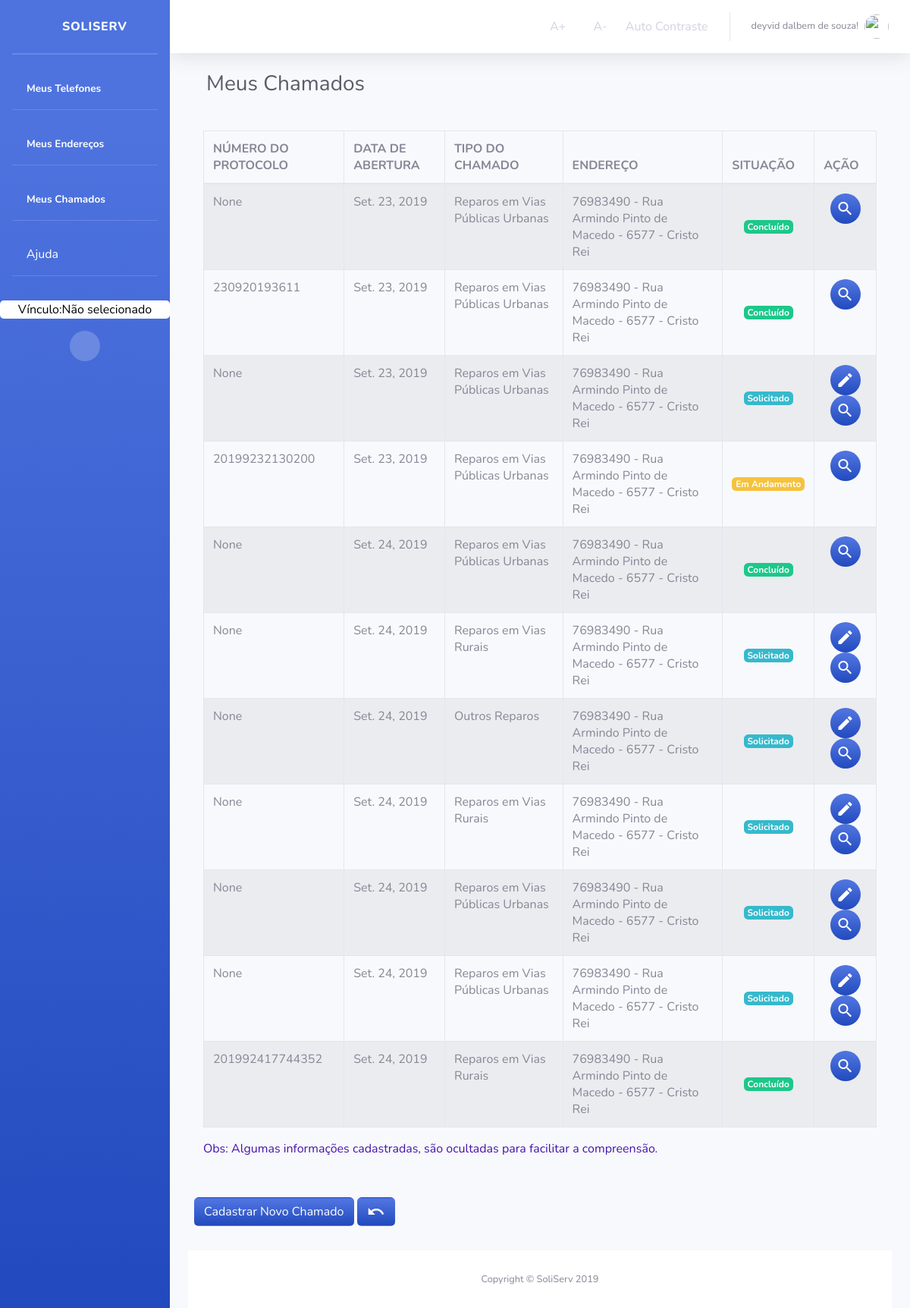
/Chamados/listarChamado/1 (signed in), run on the app's committed database.
### Chamados/models.py (models this page shows, shortened)
class Chamado(models.Model):
    dataAbertura = models.DateField('ABERTO EM',auto_now_add=True)
    dataConclusao = models.DateField('CONCLUÍDO EM',auto_now=True)
    numeroProtocolo = models.CharField('NÚMERO DE PROTOCOLO', max_length=45, null=True, blank=True)
    observacao = models.CharField('OBSERVAÇÃO',max_length=100)
    observacaoOrgao = models.CharField('RETORNO DO ÓRGÃO', max_length=100, null=True, blank=True)
    idStatus = models.ForeignKey(
        Status, on_delete=models.CASCADE, verbose_name="STATUS")
    idOrgao = models.ForeignKey(
        Orgao, on_delete=models.CASCADE, verbose_name="ORGÃO")
    idTipoChamado = models.ForeignKey(
        TipoChamado, on_delete=models.CASCADE, verbose_name="TIPO DE CHAMADO")
    idUsuario = models.ForeignKey(
        User, on_delete=models.CASCADE, verbose_name="USUÁRIO")
    idEndereco = models.ForeignKey(
        Endereco, on_delete=models.CASCADE, verbose_name="ENDEREÇO DO CHAMADO")
    class Meta:
        verbose_name = "Chamado"
        verbose_name_plural = "Chamados"

class TipoChamado(models.Model):
    descricaoTipoChamado = models.CharField('TIPO CHAMADO', max_length=45)
    idOrgao = models.ForeignKey(
        Orgao, on_delete=models.CASCADE, verbose_name="ORGÃO")
    class Meta:
        verbose_name = "TipoChamados"
        verbose_name_plural = "TipoChamados"

class Status(models.Model):
    descricao = models.CharField('DESCRIÇÃO', max_length=45)
    class Meta:
        verbose_name = "Status"
        verbose_name_plural = "Status"

### Usuario/models.py (models this page shows)
class Endereco(models.Model):
    cep = models.IntegerField('CEP')
    logradouro = models.CharField('LOGRADOURO', max_length=45)
    enderecoNumero = models.CharField('NÚMERO', max_length=11)
    complemento = models.CharField('COMPLEMENTO', max_length=45)
    bairro = models.CharField('BAIRRO', max_length=45)
    observacao = models.CharField('OBSERVAÇÃO', max_length=45)
    municipio = models.CharField('MUNICIPIO', max_length=45)
    estado = models.CharField('ESTADO', max_length=2)
    idPessoa = models.ForeignKey(
        User, on_delete=models.CASCADE, verbose_name="PESSOA")
    def __str__(self):
        return (str (self.cep))+" - " + self.logradouro +" - "+ self.enderecoNumero + " - " + self.bairro
    class Meta:
        verbose_name = "Endereco"
        verbose_name_plural = "Endereco"

### Chamados/views.py (the view)
# urls.py: path('listarChamado/<int:pk>', views.ListChamados.as_view(), name='lista_chamado'),
class ListChamados(ListView):
    template_name = "Chamados/Chamados/listarChamado.html"
    context_object_name = 'chamados_list'
    paginate_by = 10000
    def get_queryset(self):
        self.id = get_object_or_404(Chamado, id=self.kwargs['pk'])
        return Chamado.objects.filter(idUsuario=self.request.user.id)
    def get_context_data(self, **kwargs):
        context = super().get_context_data(**kwargs)
        context['id'] = self.id
        return context

### Chamados/templates/Chamados/Chamados/listarChamado.html (shortened to what this page needs)
{% extends "sistemaDeGestaoDeServicosPublicos/index1.html" %}
{% block titulo %}
Meus Chamados
{% endblock titulo %}
{% block centro %}
{% if user.is_authenticated %}
<form>
    <div>
        <div>
            <div class="card-body">
                {% if chamados_list %}
                <div class="table-responsive">
                    <table class="table table-bordered table-striped" id="dataTable" width="100%" cellspacing="0">
                        <thead>
                            <tr>
                                <th>NÚMERO DO PROTOCOLO</th>
                                <th>DATA DE ABERTURA</th>
                                <th>TIPO DO CHAMADO</th>
                                <th>ENDEREÇO</th>
                                <th>SITUAÇÃO</th>
                                <th>AÇÃO</th>
                            </tr>
                        </thead>
                        <tbody>
                            {% for chamado in chamados_list %}
                            <tr>
                                <td>{{chamado.numeroProtocolo}}</td>
                                <td>{{chamado.dataAbertura}}</td>
                                <td>{{chamado.idTipoChamado.descricaoTipoChamado}}</td>
                                <td>{{chamado.idEndereco}}</td>
                                {% if chamado.idStatus.pk == 1  %}
                                <td class="text-center align-middle"><small class="badge badge-info">{{chamado.idStatus.descricao}}</small></td>
                                {% elif chamado.idStatus.pk == 3  %}
                                <td class="text-center align-middle"> <small class="badge badge-warning">{{chamado.idStatus.descricao}}</small></td>
                                {% elif chamado.idStatus.pk == 2 %}
                                <td class="text-center align-middle"> <small class="badge badge-success">{{chamado.idStatus.descricao}} </small></td>
                                {% endif %}
                                <td>
                                   <div class="text-center align-middle">
                                        {% if chamado.idStatus.pk == 1 %}
                                    <a class="bg-gradient-primary btn-circle text-white"
                                        href="{% url 'Chamados:atualiza_chamado' chamado.id %}" title="Editar Chamado">
                                        <i class="material-icons">edit</i>
                                    </a>
                                    {% endif %}
                                    <a class="bg-gradient-primary btn-circle text-white"
                                        href="{% url 'Chamados:chamado_detalhado' chamado.id %}"
                                        title="Detalhes do Chamado">
                                        <i class="material-icons">search</i></a>
                                   </div>
                                </td>
                            </tr>
                            {% endfor %}
                        </tbody>
                    </table>
                    <p class=" mt-1" style="color: #4613ac;"> Obs: Algumas informações cadastradas, são ocultadas para
                        facilitar a
                        compreensão.</p>
                </div>
            </div>
        </div>
    </div>
    <a class="btn  ml-2 mb-3 mt-3 bg-gradient-primary text-white"
        href="{% url 'Chamados:cadastro_chamado' %}" title="Cadastrar Chamado">Cadastrar
        Novo Chamado
    </a>
    <a class="btn mb-3 mt-3 bg-gradient-primary text-white"
        href="{% url 'Chamados:lista_chamado' user.id %}" title="Voltar a Lista de Chamados">
        <i class="material-icons">undo</i>
    </a>
{% endif %}
{% endif %}
{% endblock %}

### templates/sistemaDeGestaoDeServicosPublicos/index1.html (shortened to what this page needs)
<!DOCTYPE html>
<html lang="pt-br">
{% load staticfiles %}
<head>
  <link rel="stylesheet" href="{% static 'tema/css/sb-admin-2.css' %}">
  <link rel="stylesheet" href="{% static 'tema/vendor/fontawesome-free/css/all.css' %}">
  <link rel="stylesheet" href="{% static 'tema/vendor/fontawesome-free/css/all.css' %}">
  <link rel="stylesheet" href="{% static 'css/style.css' %}">
  <link rel="stylesheet" href="{% static 'img/avatar_2x.png' %}">
  <link rel="stylesheet" href="https://stackpath.bootstrapcdn.com/bootstrap/4.3.1/css/bootstrap.min.css"
>
  <link href="https://unpkg.com/material-components-web@latest/dist/material-components-web.min.css" rel="stylesheet">
  <link href="vendor/fontawesome-free/css/all.min.css" rel="stylesheet" type="text/css">
  <link href="css/sb-admin-2.min.css" rel="stylesheet">
</head>
<body id="page-top" class="acessibilidade teste">
  <div id="wrapper">
    <ul class="navbar-nav bg-gradient-primary sidebar sidebar-dark accordion" id="accordionSidebar">
      <a class="sidebar-brand d-flex align-items-center justify-content-center" href="{% url 'index' %}">
        <div class="sidebar-brand-icon">
          <i class="fas fa-home"></i>
        </div>
        <div class="sidebar-brand-text mx-3">SoliServ</div>
      </a>
      <hr class="sidebar-divider my-0">
      <hr class="sidebar-divider">
      <li class="nav-item active">
        <a class="nav-link" href="{% url 'listaTelefones' %}" title="Listar Meus Telefones">
          <i class="fas fa-phone-alt"></i>
          <span>Meus Telefones</span></a>
      </li>
      <hr class="sidebar-divider d-none d-md-block">
      <li class="nav-item active">
        <a class="nav-link" href="{% url 'listaEnderecos' %}" title="Listar Meus Endereços">
          <i class="fas fa-map-marker-alt"></i>
          <span>Meus Endereços</span></a>
      </li>
      <hr class="sidebar-divider d-none d-md-block">
      {% if user.is_authenticated %}
      <li class="nav-item active">
        <a class="nav-link" href="{% url 'Chamados:lista_chamado' user.id %}" title="Listar Meus Chamados">
          <i class="fas fa-list"></i>
          <span>Meus Chamados</span></a>
      </li>
      {% else %}
      <li class="nav-item active">
        <a class="nav-link" href="#" title="Listar Meus Chamados">
          <i class="fas fa-list"></i>
          <span>Meus Chamados</span></a>
      </li>
      {% endif %}
      <hr class="sidebar-divider d-none d-md-block">
      <li class="nav-item">
        <a class="nav-link text-white" href="#" data-toggle="modal" data-target="#ModalAjuda" title="Obter informações">
          <i class="far fa-question-circle"></i>
          Ajuda
        </a>
      </li>
      <hr class="sidebar-divider d-none d-md-block">
      {% if request.session.temVinculo %}
      <a class="mt-3 text-center w-60 escolheVinculo" title="Clique para Escolher o Vínculo"
        href="{% url 'Orgao:retorna_Lotacao' %}">
        {% if request.session.nomeVinculo %}
        <span> Vínculo: {{ request.session.nomeVinculo }}</span>
        {% else %}
        <span> Vínculo:Não selecionado</span>
        {% endif %}
      </a>
      {% endif %}
      <div class=" mt-3 text-center d-none d-md-inline">
        <button class="rounded-circle border-0" id="sidebarToggle"></button>
      </div>
    </ul>
    <div id="content-wrapper" class="d-flex flex-column">
      <div id="content">
        <nav class="navbar navbar-expand navbar-light bg-white topbar mb-4 static-top shadow">
          <ul class="navbar-nav ml-auto">
            <li class="nav-item active">
              <a class="nav-link acessibilidade" onClick="fonte('a');" href="#" title="Aumentar Tamanho da Fonte">
                <i class="far fa-arrow-alt-circle-up"></i>
                <span>A+</span></a>
            </li>
            <li class="nav-item active">
              <a class="nav-link acessibilidade" onClick="fonte('d');" href="#" title="Diminuir Tamanho da Fonte">
                <i class="far fa-arrow-alt-circle-down"></i>
                <span>A-</span></a>
            </li>
            <li class="nav-item active">
              <a href="#altocontraste" id="altocontraste" accesskey="3" title="Auto Contraste"
                onclick="window.toggleContrast()" onkeydown="window.toggleContrast()" class="nav-link"
                title="Auto Contraste">
                <span>Auto Contraste</span></a>
            </li>
            <li class="nav-item dropdown no-arrow">
              <a class="nav-link dropdown-toggle" href="#" id="userDropdown" role="button" data-toggle="dropdown"
                aria-haspopup="true" aria-expanded="false">
                {% if user.is_authenticated %}
                <span class="mr-2 d-none d-lg-inline text-gray-600 small">{{ user.first_name }}
                  {{ user.last_name}}!</span>
                {% else %}
                <span class="mr-2 d-none d-lg-inline text-gray-600 small">Usuário não está logado!</span>
                {% endif %}
                {% if user.is_authenticated %}
                <img class="img-profile rounded-circle" src="{{ request.session.profile_picture }}">
                {% else %}
                <img class="img-profile rounded-circle" src="{% static 'img/avatar_2x.png' %}">
                {% endif %}
              </a>
            </li>
          </ul>
        </nav>
        <div class="container-fluid">
          <div class="d-sm-flex align-items-center justify-content-between mb-4 container">
            <h1 class="h3 mb-0 text-gray-800">{% block titulo %}{% endblock titulo%}</h1>
          </div>
          <div class="">
            {% block centro %}
            {% endblock %}
          </div>
          <footer class="sticky-footer bg-white">
            <div class="container my-auto">
              <div class="copyright text-center my-auto">
                <span>Copyright &copy; SoliServ 2019</span>
              </div>
            </div>
          </footer>
        </div>
      </div>
</body>
</html>

### sistemaDeGestaoDeServicosPublicos/static/css/style.css (style rules this page uses)
.escolheVinculo { border-radius: 5px; background-color: white; color: black; }

### data on the page
Chamado: numeroProtocolo "None", dataAbertura "Set. 23, 2019", idTipoChamado.descricaoTipoChamado "Reparos em Vias Públicas Urbanas", idEndereco "76983490 - Rua Armindo Pinto de Macedo - 6577 - Cristo Rei", idStatus.descricao "Concluído"
Chamado: numeroProtocolo "230920193611", dataAbertura "Set. 23, 2019", idTipoChamado.descricaoTipoChamado "Reparos em Vias Públicas Urbanas", idEndereco "76983490 - Rua Armindo Pinto de Macedo - 6577 - Cristo Rei", idStatus.descricao "Concluído"
Chamado: numeroProtocolo "None", dataAbertura "Set. 23, 2019", idTipoChamado.descricaoTipoChamado "Reparos em Vias Públicas Urbanas", idEndereco "76983490 - Rua Armindo Pinto de Macedo - 6577 - Cristo Rei", idStatus.descricao "Solicitado"
Chamado: numeroProtocolo "20199232130200", dataAbertura "Set. 23, 2019", idTipoChamado.descricaoTipoChamado "Reparos em Vias Públicas Urbanas", idEndereco "76983490 - Rua Armindo Pinto de Macedo - 6577 - Cristo Rei", idStatus.descricao "Em Andamento"
Chamado: numeroProtocolo "None", dataAbertura "Set. 24, 2019", idTipoChamado.descricaoTipoChamado "Reparos em Vias Públicas Urbanas", idEndereco "76983490 - Rua Armindo Pinto de Macedo - 6577 - Cristo Rei", idStatus.descricao "Concluído"
Chamado: numeroProtocolo "None", dataAbertura "Set. 24, 2019", idTipoChamado.descricaoTipoChamado "Reparos em Vias Rurais", idEndereco "76983490 - Rua Armindo Pinto de Macedo - 6577 - Cristo Rei", idStatus.descricao "Solicitado"
Chamado: numeroProtocolo "None", dataAbertura "Set. 24, 2019", idTipoChamado.descricaoTipoChamado "Outros Reparos", idEndereco "76983490 - Rua Armindo Pinto de Macedo - 6577 - Cristo Rei", idStatus.descricao "Solicitado"
Chamado: numeroProtocolo "None", dataAbertura "Set. 24, 2019", idTipoChamado.descricaoTipoChamado "Reparos em Vias Rurais", idEndereco "76983490 - Rua Armindo Pinto de Macedo - 6577 - Cristo Rei", idStatus.descricao "Solicitado"
Chamado: numeroProtocolo "None", dataAbertura "Set. 24, 2019", idTipoChamado.descricaoTipoChamado "Reparos em Vias Públicas Urbanas", idEndereco "76983490 - Rua Armindo Pinto de Macedo - 6577 - Cristo Rei", idStatus.descricao "Solicitado"
Chamado: numeroProtocolo "None", dataAbertura "Set. 24, 2019", idTipoChamado.descricaoTipoChamado "Reparos em Vias Públicas Urbanas", idEndereco "76983490 - Rua Armindo Pinto de Macedo - 6577 - Cristo Rei", idStatus.descricao "Solicitado"
Chamado: numeroProtocolo "201992417744352", dataAbertura "Set. 24, 2019", idTipoChamado.descricaoTipoChamado "Reparos em Vias Rurais", idEndereco "76983490 - Rua Armindo Pinto de Macedo - 6577 - Cristo Rei", idStatus.descricao "Concluído"

### other printed values
{{ user.first_name }} "deyvid"
{{ user.last_name }} "dalbem de souza"
